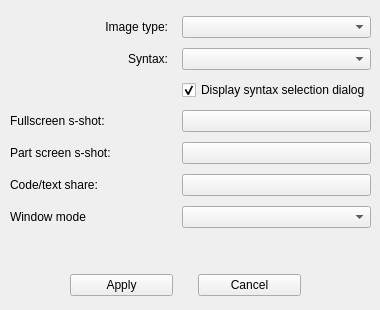
<?xml version="1.0" encoding="UTF-8"?>
<ui version="4.0">
 <class>ConfigForm</class>
 <widget class="QWidget" name="ConfigForm">
  <property name="geometry">
   <rect>
    <x>0</x>
    <y>0</y>
    <width>380</width>
    <height>310</height>
   </rect>
  </property>
  <property name="sizePolicy">
   <sizepolicy hsizetype="Preferred" vsizetype="Preferred">
    <horstretch>0</horstretch>
    <verstretch>0</verstretch>
   </sizepolicy>
  </property>
  <property name="minimumSize">
   <size>
    <width>0</width>
    <height>0</height>
   </size>
  </property>
  <property name="maximumSize">
   <size>
    <width>380</width>
    <height>310</height>
   </size>
  </property>
  <property name="baseSize">
   <size>
    <width>350</width>
    <height>300</height>
   </size>
  </property>
  <property name="windowTitle">
   <string notr="true">Config</string>
  </property>
  <property name="windowIcon">
   <iconset resource="resources.qrc">
    <normaloff>:/icons/icon.png</normaloff>:/icons/icon.png</iconset>
  </property>
  <widget class="QWidget" name="gridLayoutWidget">
   <property name="geometry">
    <rect>
     <x>10</x>
     <y>10</y>
     <width>361</width>
     <height>231</height>
    </rect>
   </property>
   <layout class="QGridLayout" name="gridLayout">
    <property name="horizontalSpacing">
     <number>14</number>
    </property>
    <property name="verticalSpacing">
     <number>4</number>
    </property>
    <item row="1" column="0">
     <widget class="QLabel" name="labelPassword">
      <property name="text">
       <string>Syntax:</string>
      </property>
      <property name="alignment">
       <set>Qt::AlignRight|Qt::AlignTrailing|Qt::AlignVCenter</set>
      </property>
     </widget>
    </item>
    <item row="3" column="1">
     <widget class="QPushButton" name="parthotkey">
      <property name="text">
       <string/>
      </property>
     </widget>
    </item>
    <item row="5" column="1">
     <widget class="QPushButton" name="texthotkey">
      <property name="text">
       <string/>
      </property>
     </widget>
    </item>
    <item row="3" column="0">
     <widget class="QLabel" name="label">
      <property name="text">
       <string>Fullscreen s-shot:</string>
      </property>
     </widget>
    </item>
    <item row="4" column="1">
     <widget class="QPushButton" name="fullhotkey">
      <property name="text">
       <string/>
      </property>
     </widget>
    </item>
    <item row="5" column="0">
     <widget class="QLabel" name="label_3">
      <property name="text">
       <string>Code/text share:</string>
      </property>
     </widget>
    </item>
    <item row="1" column="1">
     <widget class="QComboBox" name="comboSourcesType">
      <property name="editable">
       <bool>false</bool>
      </property>
     </widget>
    </item>
    <item row="0" column="0">
     <widget class="QLabel" name="labelLogin">
      <property name="layoutDirection">
       <enum>Qt::LeftToRight</enum>
      </property>
      <property name="text">
       <string>Image type:</string>
      </property>
      <property name="alignment">
       <set>Qt::AlignRight|Qt::AlignTrailing|Qt::AlignVCenter</set>
      </property>
     </widget>
    </item>
    <item row="2" column="1">
     <widget class="QCheckBox" name="checkBoxLangDialogShow">
      <property name="contextMenuPolicy">
       <enum>Qt::DefaultContextMenu</enum>
      </property>
      <property name="text">
       <string>Display syntax selection dialog</string>
      </property>
      <property name="checked">
       <bool>true</bool>
      </property>
     </widget>
    </item>
    <item row="4" column="0">
     <widget class="QLabel" name="label_2">
      <property name="text">
       <string>Part screen s-shot:</string>
      </property>
     </widget>
    </item>
    <item row="0" column="1">
     <widget class="QComboBox" name="comboImageType">
      <property name="currentIndex">
       <number>-1</number>
      </property>
     </widget>
    </item>
    <item row="6" column="0">
     <widget class="QLabel" name="label_4">
      <property name="text">
       <string>Window mode</string>
      </property>
     </widget>
    </item>
    <item row="6" column="1">
     <widget class="QComboBox" name="windowmode"/>
    </item>
   </layout>
  </widget>
  <widget class="QWidget" name="horizontalLayoutWidget">
   <property name="geometry">
    <rect>
     <x>70</x>
     <y>270</y>
     <width>231</width>
     <height>31</height>
    </rect>
   </property>
   <layout class="QHBoxLayout" name="horizontalLayout">
    <property name="spacing">
     <number>25</number>
    </property>
    <item>
     <widget class="QPushButton" name="applyButton">
      <property name="text">
       <string>Apply</string>
      </property>
     </widget>
    </item>
    <item>
     <widget class="QPushButton" name="cancelButton">
      <property name="text">
       <string>Cancel</string>
      </property>
     </widget>
    </item>
   </layout>
  </widget>
 </widget>
 <resources>
  <include location="resources.qrc"/>
 </resources>
 <connections/>
</ui>
